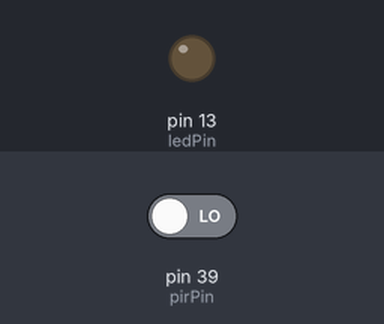
A sketch run on a simulated Arduino Mega 2560, built with avr-gcc and run on an emulated ATmega2560. Shown: output pins drawn as LEDs (lit = HIGH). The test bench sets the inputs (shaded band); at power-on: pin 39 (pirPin) LOW.

Above: at 1.2 s.
1.3 s: pin 39 (pirPin) driven HIGH
At 1.7 s:
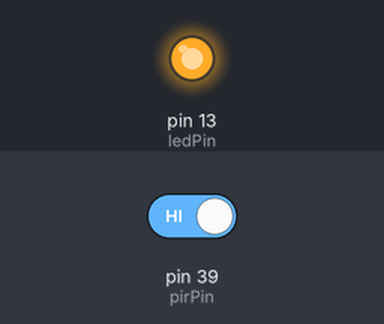
2.8 s: pin 39 (pirPin) driven LOW
At 4.1 s:
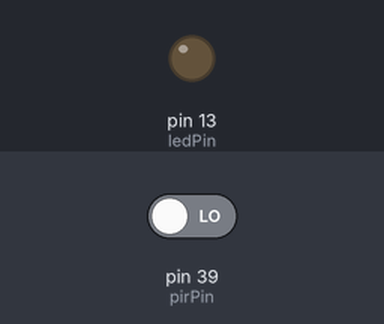
Timing chart, 0 to 5.8 s (numbered marks = the images above; inputs shaded):
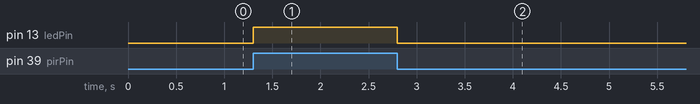

The sketch:

ex5.ino
```cpp
//DIRETIVAS
#define pirPin 39
#define ledPin 13

void setup() {
  // put your setup code here, to run once:
  Serial.begin(115200);
  pinMode(pirPin, INPUT);
  pinMode(ledPin, OUTPUT);
}

void loop() {
  // put your main code here, to run repeatedly:
  //Serial.println(digitalRead(pirPin));

  if(digitalRead(pirPin)){
    digitalWrite(ledPin, HIGH);
  }else{
    digitalWrite(ledPin, LOW);
  }

}
```

Measured:
- after the input at 1.3 s, pin 13 (ledPin): LOW → HIGH at once
- after the input at 2.8 s, pin 13 (ledPin): HIGH → LOW at once
